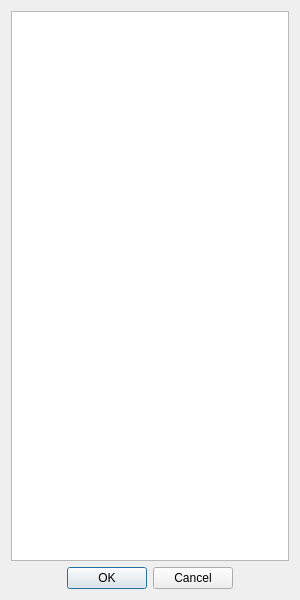
<?xml version="1.0" encoding="UTF-8"?>
<ui version="4.0">
 <class>zoo_SelectListWin</class>
 <widget class="QDialog" name="zoo_SelectListWin">
  <property name="geometry">
   <rect>
    <x>0</x>
    <y>0</y>
    <width>300</width>
    <height>600</height>
   </rect>
  </property>
  <property name="windowTitle">
   <string>Select ICs/ICNs:</string>
  </property>
  <layout class="QVBoxLayout" name="verticalLayout_2">
   <item>
    <layout class="QVBoxLayout" name="verticalLayout">
     <item>
      <widget class="QListWidget" name="listWidget_selection">
       <property name="sizePolicy">
        <sizepolicy hsizetype="Expanding" vsizetype="Expanding">
         <horstretch>1</horstretch>
         <verstretch>1</verstretch>
        </sizepolicy>
       </property>
       <property name="selectionMode">
        <enum>QAbstractItemView::MultiSelection</enum>
       </property>
      </widget>
     </item>
     <item>
      <widget class="QDialogButtonBox" name="buttonBox">
       <property name="orientation">
        <enum>Qt::Horizontal</enum>
       </property>
       <property name="standardButtons">
        <set>QDialogButtonBox::Cancel|QDialogButtonBox::Ok</set>
       </property>
       <property name="centerButtons">
        <bool>true</bool>
       </property>
      </widget>
     </item>
    </layout>
   </item>
  </layout>
 </widget>
 <resources/>
 <connections>
  <connection>
   <sender>buttonBox</sender>
   <signal>accepted()</signal>
   <receiver>zoo_SelectListWin</receiver>
   <slot>accept()</slot>
   <hints>
    <hint type="sourcelabel">
     <x>248</x>
     <y>254</y>
    </hint>
    <hint type="destinationlabel">
     <x>157</x>
     <y>274</y>
    </hint>
   </hints>
  </connection>
  <connection>
   <sender>buttonBox</sender>
   <signal>rejected()</signal>
   <receiver>zoo_SelectListWin</receiver>
   <slot>reject()</slot>
   <hints>
    <hint type="sourcelabel">
     <x>316</x>
     <y>260</y>
    </hint>
    <hint type="destinationlabel">
     <x>286</x>
     <y>274</y>
    </hint>
   </hints>
  </connection>
 </connections>
</ui>
